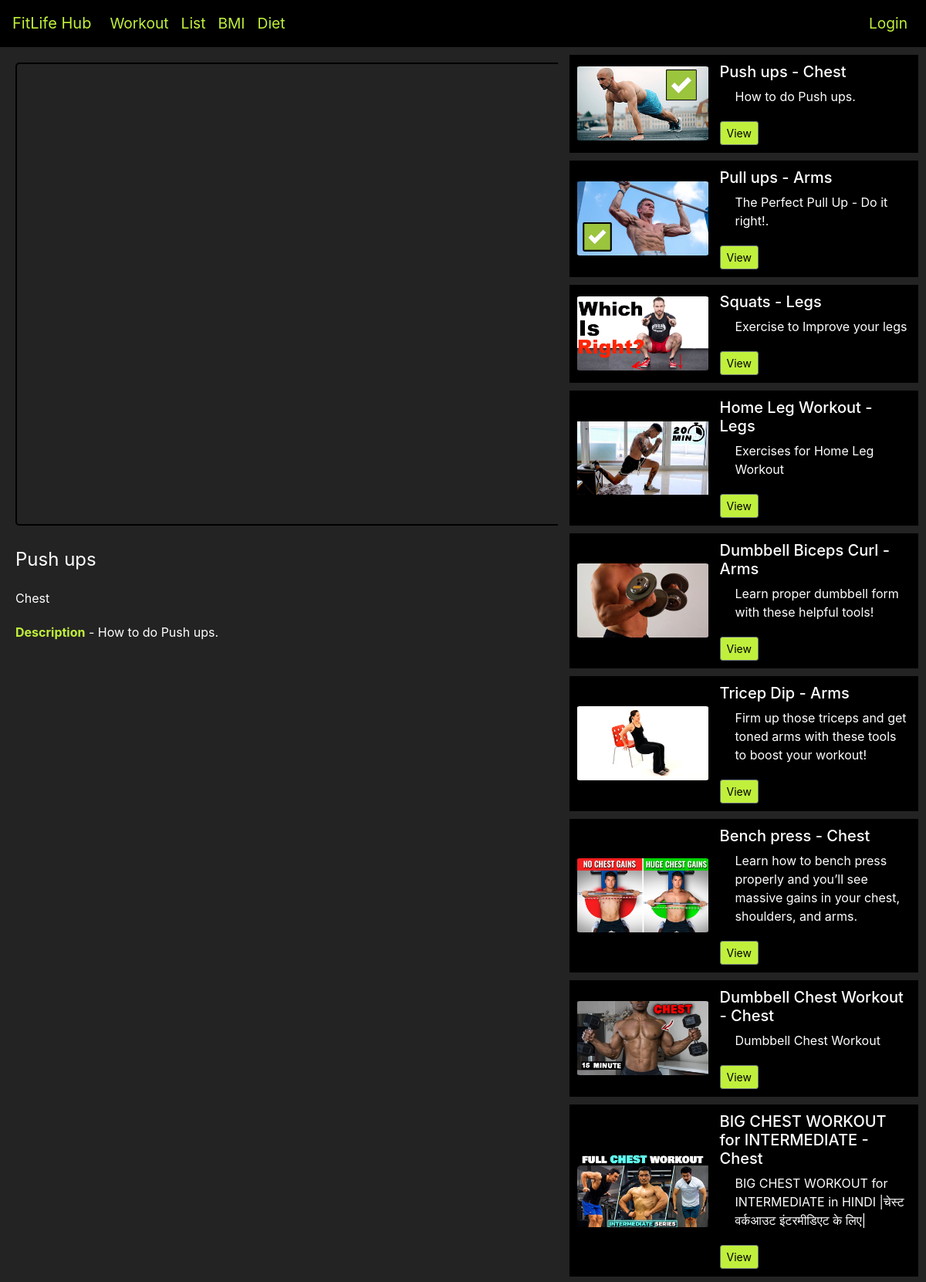
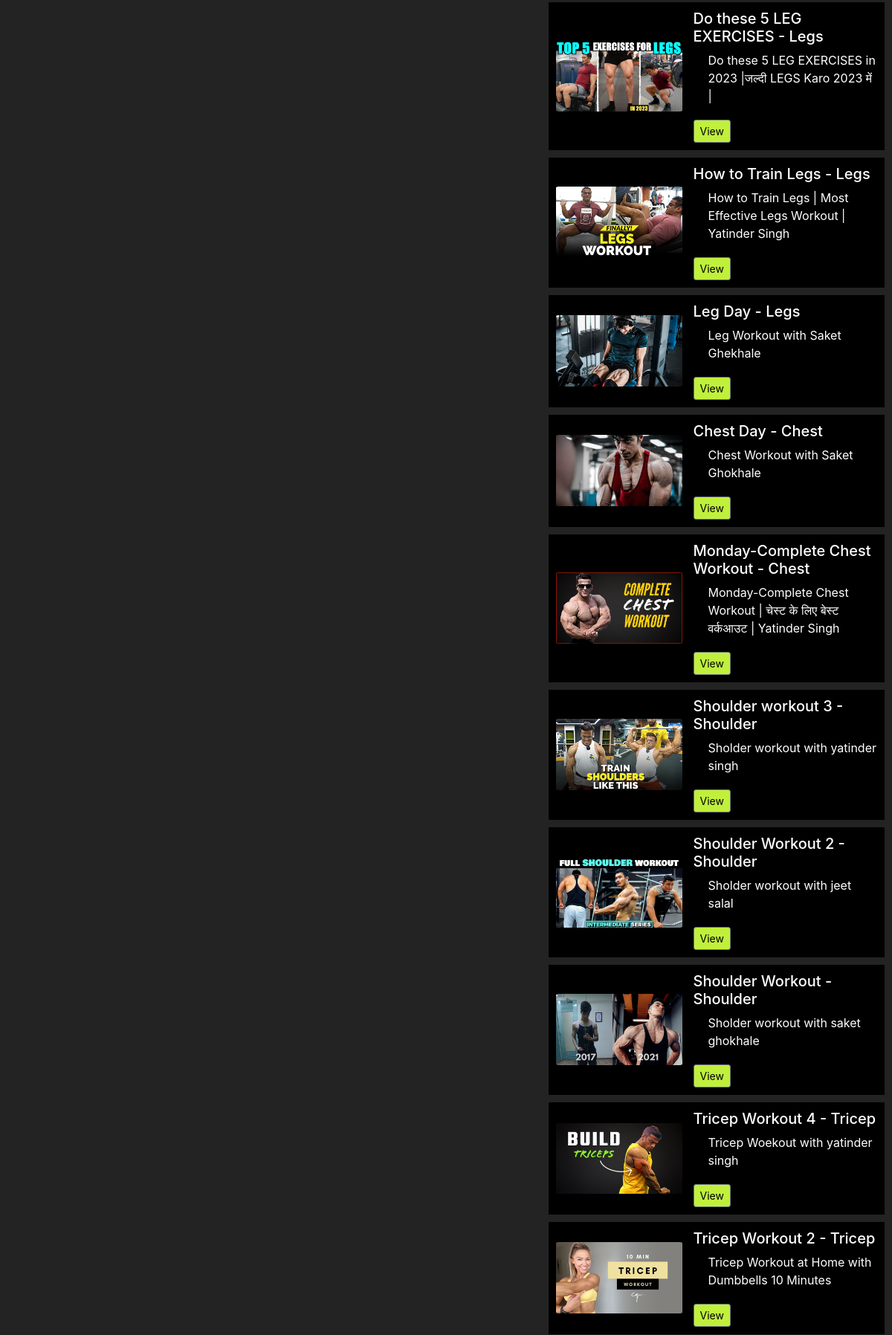
Page /contentpage/Push ups/ (upper part) on the committed database (2 pictures, top to bottom).
### workout/models.py (models this page shows, shortened)
class Excercisepost(models.Model):
    typeexercise = models.CharField(max_length=50)
    name = models.CharField(max_length=50)
    desc = models.TextField(null=True, default=None)
    videolink = models.CharField(max_length=250, default=None, null=True)
    thumbnail = models.FileField(
        upload_to="images/", max_length=250, null=True, default=None
    )

### workout/views.py (the view)
# urls.py: path("contentpage/<str:content_name>/", views.contentpage, name="contentpage"),
def contentpage(request, content_name):
    contentpost = Excercisepost.objects.filter(name=content_name)
    exerciselists = Excercisepost.objects.all()
    return render(
        request,
        "content.html",
        {"contentpost": contentpost, "exerciselists": exerciselists},
    )

### templates/content.html (shortened to what this page needs)
{% extends 'base.html' %}
{% block body %}
  <div class="row">
    <div class="col-md-7">
      {% for x in contentpost %}
        <iframe class="videoplayer" width="900" height="600" src="{{ x.videolink }}&rel=0" title="{{ x.name }}" rel="0" frameborder="0" allow="accelerometer; autoplay; clipboard-write; encrypted-media; gyroscope; picture-in-picture; web-share" allowfullscreen></iframe>
        <p class="contentname">{{ x.name }}</p>
        <p>{{ x.typeexercise }}</p>
        <p>
          <b>Description</b> - {{ x.desc }}
        </p>
      {% endfor %}
    </div>
    <div class="col-md-5">
      <div class="outside">
        <div class="container mt-0">
          {% for x in exerciselists %}
            <div class="video-list-item">
              <img src="{{ x.thumbnail.url }}" alt="Video Thumbnail" class="video-thumbnail" />
              <div class="video-details">
                <h5>{{ x.name }} - {{ x.typeexercise }}</h5>
                <p>{{ x.desc }}</p>
                <div class="d-flex justify-content-between align-items-center">
                  <div class="btn-group">
                    <a type="button" href="{% url 'contentpage' x.name %}" class="btn btn-sm btn-outline-secondary">View</a>
                  </div>
                </div>
              </div>
            </div>
          {% endfor %}
        </div>
      </div>
    </div>
  </div>
{% endblock %}

### templates/content.html (style rules this page uses)
* { margin: 0; padding: 0; box-sizing: border-box; }
.videoplayer { margin: 20px; border: 2px solid black; border-radius: 5px; }
p { margin-left: 20px; margin-bottom: 20px; color: white; }
.contentname { font-size: 1.5rem; }
.container { background-color: #eee; margin-left: 5px; }
.video-list-item { display: flex; align-items: center; padding: 10px; color: white; margin-top: 10px; margin-bottom: 5px; background-color: black; }
.video-thumbnail { max-width: 170px; margin-right: 15px; border-radius: 2%; }
.video-details { flex-grow: 1; }
body, .container { background-color: #242323; }
.btn { background-color: #c0f03c; color: black; }

### templates/base.html (style rules this page uses)
a { font-size: 1.2rem; }
b { color: #c0f03c; }

### rows in the picture
Excercisepost: name "Push ups", typeexercise "Chest", desc "How to do Push ups.", thumbnail (picture)
Excercisepost: thumbnail (picture), name "Pull ups", typeexercise "Arms", desc "The Perfect Pull Up - Do it right!."
Excercisepost: thumbnail (picture), name "Squats", typeexercise "Legs", desc "Exercise to Improve your legs"
Excercisepost: thumbnail (picture), name "Home Leg Workout", typeexercise "Legs", desc "Exercises for Home Leg Workout"
Excercisepost: thumbnail (picture), name "Dumbbell Biceps Curl", typeexercise "Arms", desc "Learn proper dumbbell form with these helpful tools!"
Excercisepost: thumbnail (picture), name "Tricep Dip", typeexercise "Arms", desc "Firm up those triceps and get toned arms with these tools to boost your workout!"
Excercisepost: thumbnail (picture), name "Bench press", typeexercise "Chest", desc "Learn how to bench press properly and you’ll see massive gains in your chest, shoulders, and arms."
Excercisepost: thumbnail (picture), name "Dumbbell Chest Workout", typeexercise "Chest", desc "Dumbbell Chest Workout"
Excercisepost: thumbnail (picture), name "BIG CHEST WORKOUT for INTERMEDIATE", typeexercise "Chest", desc "BIG CHEST WORKOUT for INTERMEDIATE in HINDI |चेस्ट वर्कआउट इंटरमीडिएट के लिए|"
Excercisepost: thumbnail (picture), name "Do these 5 LEG EXERCISES", typeexercise "Legs", desc "Do these 5 LEG EXERCISES in 2023 |जल्दी LEGS Karo 2023 में |"
Excercisepost: thumbnail (picture), name "How to Train Legs", typeexercise "Legs", desc "How to Train Legs | Most Effective Legs Workout | Yatinder Singh"
Excercisepost: thumbnail (picture), name "Leg Day", typeexercise "Legs", desc "Leg Workout with Saket Ghekhale"
Excercisepost: thumbnail (picture), name "Chest Day", typeexercise "Chest", desc "Chest Workout with Saket Ghokhale"
Excercisepost: thumbnail (picture), name "Monday-Complete Chest Workout", typeexercise "Chest", desc "Monday-Complete Chest Workout | चेस्ट के लिए बेस्ट वर्कआउट | Yatinder Singh"
Excercisepost: thumbnail (picture), name "Shoulder workout 3", typeexercise "Shoulder", desc "Sholder workout with yatinder singh"
Excercisepost: thumbnail (picture), name "Shoulder Workout 2", typeexercise "Shoulder", desc "Sholder workout with jeet salal"
Excercisepost: thumbnail (picture), name "Shoulder Workout", typeexercise "Shoulder", desc "Sholder workout with saket ghokhale"
Excercisepost: thumbnail (picture), name "Tricep Workout 4", typeexercise "Tricep", desc "Tricep Woekout with yatinder singh"
Excercisepost: thumbnail (picture), name "Tricep Workout 2", typeexercise "Tricep", desc "Tricep Workout at Home with Dumbbells 10 Minutes"
